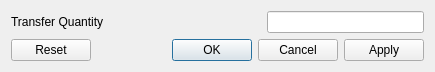
<?xml version="1.0" encoding="UTF-8"?>
<ui version="4.0">
 <class>GeoDataRiverPathPointShiftDialog</class>
 <widget class="QDialog" name="GeoDataRiverPathPointShiftDialog">
  <property name="geometry">
   <rect>
    <x>0</x>
    <y>0</y>
    <width>435</width>
    <height>69</height>
   </rect>
  </property>
  <property name="windowTitle">
   <string>Shift River Center</string>
  </property>
  <layout class="QVBoxLayout" name="verticalLayout">
   <item>
    <layout class="QHBoxLayout" name="horizontalLayout">
     <item>
      <widget class="QLabel" name="label">
       <property name="text">
        <string>Transfer Quantity</string>
       </property>
      </widget>
     </item>
     <item>
      <spacer name="horizontalSpacer">
       <property name="orientation">
        <enum>Qt::Horizontal</enum>
       </property>
       <property name="sizeHint" stdset="0">
        <size>
         <width>40</width>
         <height>20</height>
        </size>
       </property>
      </spacer>
     </item>
     <item>
      <widget class="RealNumberEditWidget" name="shiftEdit"/>
     </item>
    </layout>
   </item>
   <item>
    <widget class="QDialogButtonBox" name="buttonBox">
     <property name="orientation">
      <enum>Qt::Horizontal</enum>
     </property>
     <property name="standardButtons">
      <set>QDialogButtonBox::Apply|QDialogButtonBox::Cancel|QDialogButtonBox::Ok|QDialogButtonBox::Reset</set>
     </property>
    </widget>
   </item>
  </layout>
 </widget>
 <customwidgets>
  <customwidget>
   <class>RealNumberEditWidget</class>
   <extends>QLineEdit</extends>
   <header>guibase/realnumbereditwidget.h</header>
  </customwidget>
 </customwidgets>
 <resources/>
 <connections>
  <connection>
   <sender>buttonBox</sender>
   <signal>accepted()</signal>
   <receiver>GeoDataRiverPathPointShiftDialog</receiver>
   <slot>accept()</slot>
   <hints>
    <hint type="sourcelabel">
     <x>248</x>
     <y>254</y>
    </hint>
    <hint type="destinationlabel">
     <x>157</x>
     <y>274</y>
    </hint>
   </hints>
  </connection>
  <connection>
   <sender>buttonBox</sender>
   <signal>rejected()</signal>
   <receiver>GeoDataRiverPathPointShiftDialog</receiver>
   <slot>reject()</slot>
   <hints>
    <hint type="sourcelabel">
     <x>316</x>
     <y>260</y>
    </hint>
    <hint type="destinationlabel">
     <x>286</x>
     <y>274</y>
    </hint>
   </hints>
  </connection>
 </connections>
</ui>
